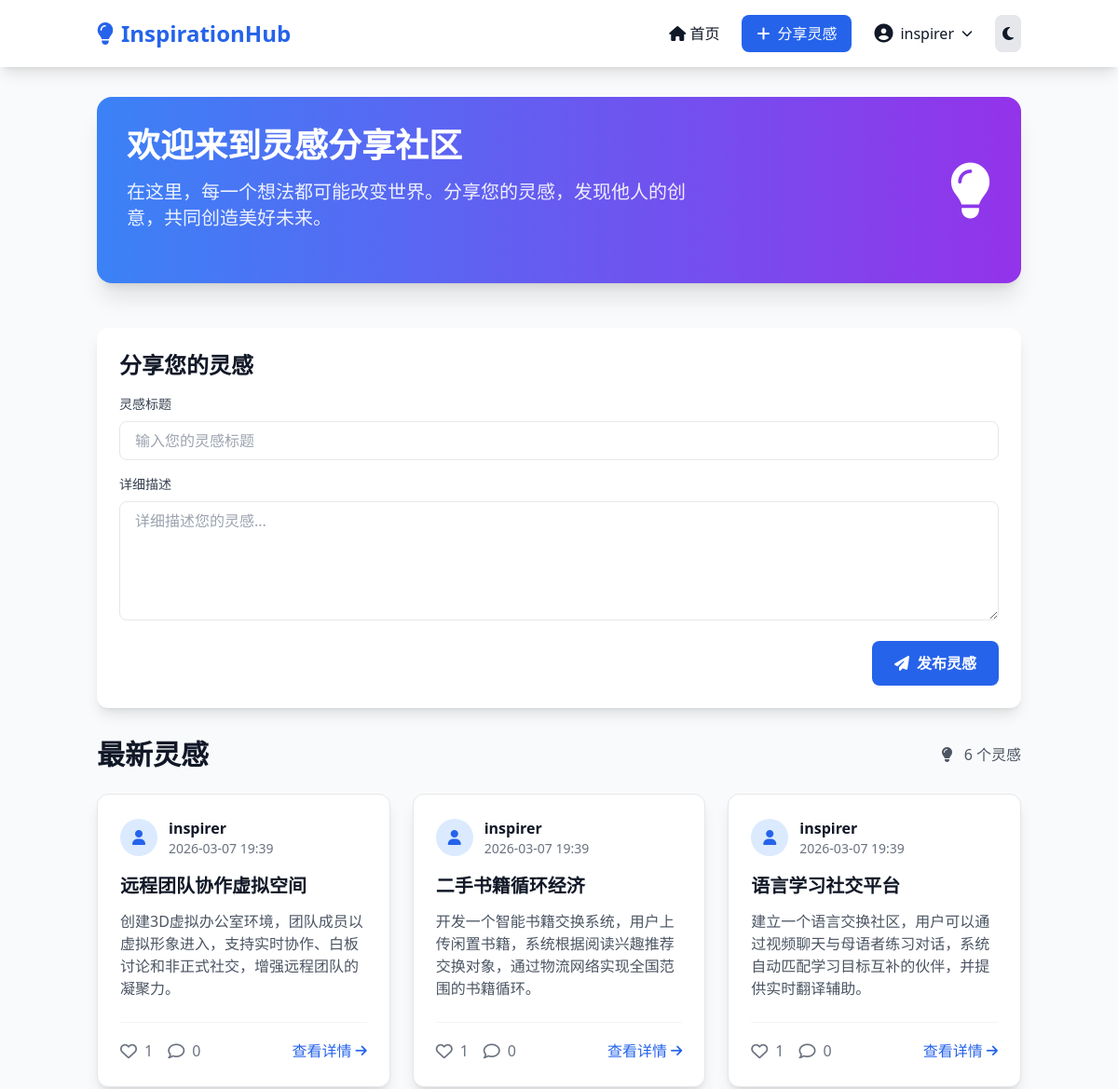
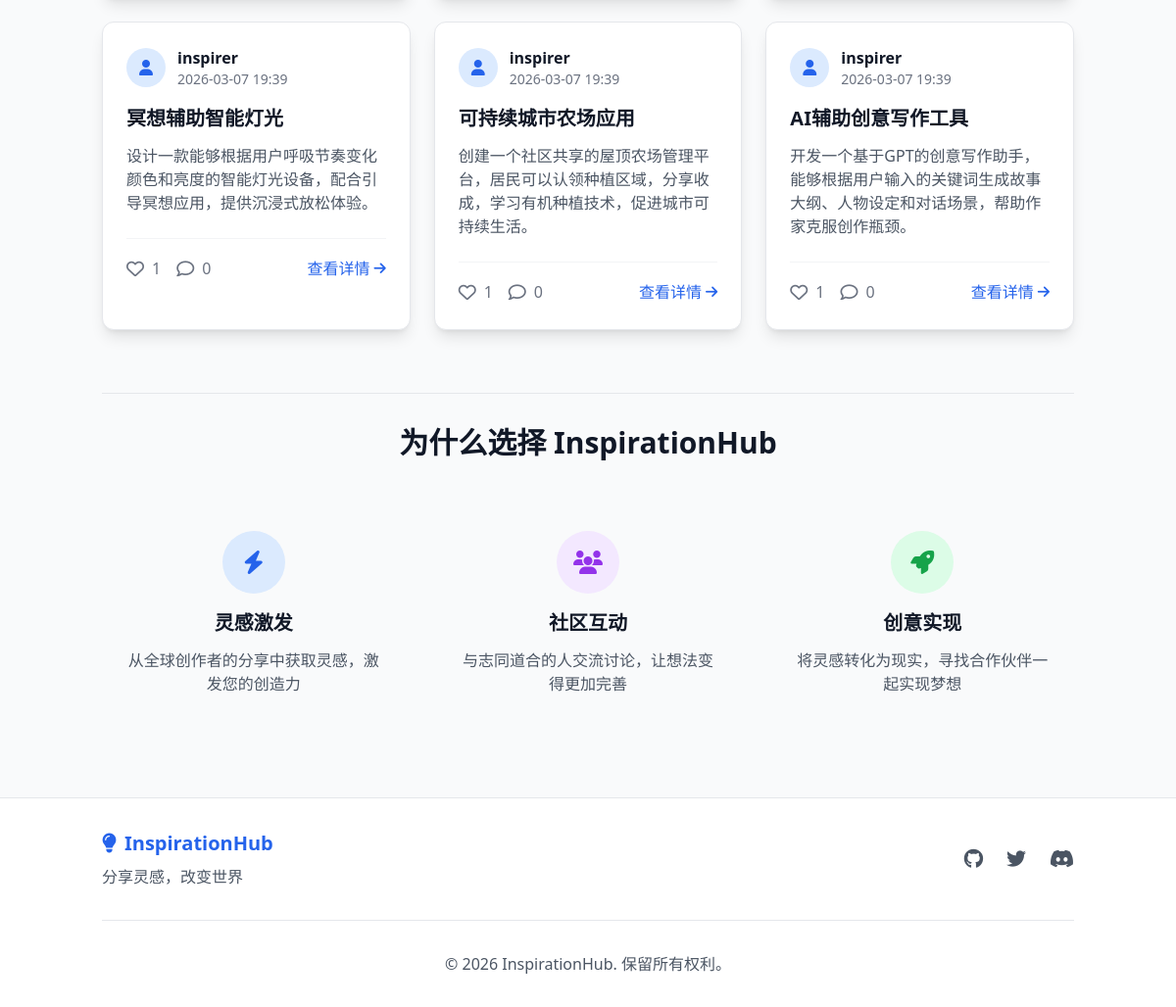
Screenshot of / (signed in) with the database file from the repository (2 pictures, top to bottom).
### ideas/models.py (models this page shows, shortened)
class Idea(models.Model):
    title = models.CharField(max_length=200, verbose_name='标题')
    description = models.TextField(verbose_name='详细描述')
    user = models.ForeignKey(User, on_delete=models.CASCADE, related_name='ideas', verbose_name='作者')
    likes = models.ManyToManyField(User, related_name='liked_ideas', blank=True, verbose_name='点赞用户')
    created_at = models.DateTimeField(default=timezone.now, verbose_name='创建时间')
    updated_at = models.DateTimeField(auto_now=True, verbose_name='更新时间')
    def total_likes(self):
        return self.likes.count()
    class Meta:
        ordering = ['-created_at']
        verbose_name = '灵感'
        verbose_name_plural = '灵感'

### ideas/views.py (the view)
# urls.py: path('', views.home, name='home'),
def home(request):
    ideas = Idea.objects.all()
    form = IdeaForm() if request.user.is_authenticated else None
    if not ideas.exists():
        create_sample_ideas()
        ideas = Idea.objects.all()
    context = {
        'ideas': ideas,
        'form': form,
        'show_animation': not request.session.get('animation_shown', False)
    }
    if context['show_animation']:
        request.session['animation_shown'] = True
    return render(request, 'ideas/home.html', context)

### ideas/forms.py
class IdeaForm(forms.ModelForm):
    class Meta:
        model = Idea
        fields = ['title', 'description']
        widgets = {
            'title': forms.TextInput(attrs={
                'class': 'w-full px-4 py-2 border rounded-lg focus:ring-2 focus:ring-blue-500 focus:border-transparent',
                'placeholder': '输入您的灵感标题',
                'maxlength': '200'
            }),
            'description': forms.Textarea(attrs={
                'class': 'w-full px-4 py-2 border rounded-lg focus:ring-2 focus:ring-blue-500 focus:border-transparent h-32',
                'placeholder': '详细描述您的灵感...',
                'rows': 5
            }),
        }
        labels = {
            'title': '标题',
            'description': '描述',
        }

### templates/ideas/home.html (shortened to what this page needs)
{% extends 'base.html' %}
{% load static %}
{% block content %}
<div class="max-w-7xl mx-auto">
    <div class="bg-gradient-to-r from-blue-500 to-purple-600 rounded-2xl p-8 mb-12 text-white shadow-xl">
        <div class="flex flex-col md:flex-row items-center justify-between">
            <div class="mb-6 md:mb-0 md:w-2/3">
                <h1 class="text-4xl font-bold mb-4">欢迎来到灵感分享社区</h1>
                <p class="text-xl mb-6 opacity-90">在这里，每一个想法都可能改变世界。分享您的灵感，发现他人的创意，共同创造美好未来。</p>
            </div>
            <div class="text-6xl">
                <i class="fas fa-lightbulb animate-pulse"></i>
            </div>
        </div>
    </div>
    {% if user.is_authenticated %}
    <div class="bg-white dark:bg-gray-800 rounded-xl shadow-lg p-6 mb-8">
        <h2 class="text-2xl font-bold mb-4">分享您的灵感</h2>
        <form method="POST" action="{% url 'create-idea' %}" id="idea-form">
            <div class="space-y-4">
                <div>
                    <label for="{{ form.title.id_for_label }}" class="block text-sm font-medium text-gray-700 dark:text-gray-300 mb-2">灵感标题</label>
                    {{ form.title }}
                </div>
                <div>
                    <label for="{{ form.description.id_for_label }}" class="block text-sm font-medium text-gray-700 dark:text-gray-300 mb-2">详细描述</label>
                    {{ form.description }}
                </div>
                <div class="flex justify-end">
                    <button type="submit" class="bg-blue-600 hover:bg-blue-700 text-white px-6 py-3 rounded-lg font-semibold transition-colors flex items-center space-x-2">
                        <i class="fas fa-paper-plane"></i>
                        <span>发布灵感</span>
                    </button>
                </div>
            </div>
        </form>
    </div>
    {% endif %}
    <div id="ideas-grid">
        <div class="flex justify-between items-center mb-6">
            <h2 class="text-3xl font-bold">最新灵感</h2>
            <div class="text-gray-600 dark:text-gray-400">
                <i class="fas fa-lightbulb mr-2"></i>
                <span>{{ ideas.count }} 个灵感</span>
            </div>
        </div>
        {% if ideas %}
        <div class="grid grid-cols-1 md:grid-cols-2 lg:grid-cols-3 gap-6">
            {% for idea in ideas %}
            <div class="idea-card bg-white dark:bg-gray-800 rounded-xl shadow-lg overflow-hidden hover:shadow-2xl transition-all duration-300 border border-gray-200 dark:border-gray-700">
                <div class="p-6">
                    <div class="flex items-center mb-4">
                        <div class="w-10 h-10 bg-blue-100 dark:bg-blue-900 rounded-full flex items-center justify-center mr-3">
                            <i class="fas fa-user text-blue-600 dark:text-blue-400"></i>
                        </div>
                        <div>
                            <div class="font-semibold">{{ idea.user.username }}</div>
                            <div class="text-sm text-gray-500 dark:text-gray-400">{{ idea.created_at|date:"Y-m-d H:i" }}</div>
                        </div>
                    </div>
                    <a href="{% url 'idea-detail' idea.pk %}">
                        <h3 class="text-xl font-bold mb-3 hover:text-blue-600 dark:hover:text-blue-400 transition-colors line-clamp-2">{{ idea.title }}</h3>
                    </a>
                    <p class="text-gray-600 dark:text-gray-300 mb-6 line-clamp-4">{{ idea.description }}</p>
                    <div class="flex justify-between items-center pt-4 border-t border-gray-100 dark:border-gray-700">
                        <div class="flex items-center space-x-4">
                            <button class="like-btn flex items-center space-x-2 {% if user in idea.likes.all %}text-red-500{% else %}text-gray-500 hover:text-red-500{% endif %} transition-colors"
                                    data-idea-id="{{ idea.pk }}"
                                    {% if not user.is_authenticated %}onclick="alert('请先登录以点赞')"{% endif %}>
                                <i class="{% if user in idea.likes.all %}fas fa-heart{% else %}far fa-heart{% endif %} text-lg"></i>
                                <span class="like-count font-medium">{{ idea.total_likes }}</span>
                            </button>
                            <a href="{% url 'idea-detail' idea.pk %}#comments" class="flex items-center space-x-2 text-gray-500 hover:text-blue-500 transition-colors">
                                <i class="far fa-comment text-lg"></i>
                                <span class="font-medium">{{ idea.comments.count }}</span>
                            </a>
                        </div>
                        <a href="{% url 'idea-detail' idea.pk %}" class="text-blue-600 dark:text-blue-400 hover:text-blue-700 dark:hover:text-blue-300 font-medium flex items-center space-x-1 transition-colors">
                            <span>查看详情</span>
                            <i class="fas fa-arrow-right text-sm"></i>
                        </a>
                    </div>
                </div>
            </div>
            {% endfor %}
        </div>
        {% endif %}
    </div>
    <div class="mt-16 pt-8 border-t border-gray-200 dark:border-gray-700">
        <h2 class="text-3xl font-bold text-center mb-12">为什么选择 InspirationHub</h2>
        <div class="grid grid-cols-1 md:grid-cols-3 gap-8">
            <div class="text-center p-6">
                <div class="bg-blue-100 dark:bg-blue-900 w-16 h-16 rounded-full flex items-center justify-center mx-auto mb-4">
                    <i class="fas fa-bolt text-2xl text-blue-600 dark:text-blue-400"></i>
                </div>
                <h3 class="text-xl font-semibold mb-3">灵感激发</h3>
                <p class="text-gray-600 dark:text-gray-400">从全球创作者的分享中获取灵感，激发您的创造力</p>
            </div>
            <div class="text-center p-6">
                <div class="bg-purple-100 dark:bg-purple-900 w-16 h-16 rounded-full flex items-center justify-center mx-auto mb-4">
                    <i class="fas fa-users text-2xl text-purple-600 dark:text-purple-400"></i>
                </div>
                <h3 class="text-xl font-semibold mb-3">社区互动</h3>
                <p class="text-gray-600 dark:text-gray-400">与志同道合的人交流讨论，让想法变得更加完善</p>
            </div>
            <div class="text-center p-6">
                <div class="bg-green-100 dark:bg-green-900 w-16 h-16 rounded-full flex items-center justify-center mx-auto mb-4">
                    <i class="fas fa-rocket text-2xl text-green-600 dark:text-green-400"></i>
                </div>
                <h3 class="text-xl font-semibold mb-3">创意实现</h3>
                <p class="text-gray-600 dark:text-gray-400">将灵感转化为现实，寻找合作伙伴一起实现梦想</p>
            </div>
        </div>
    </div>
</div>
{% endblock %}

### templates/base.html (shortened to what this page needs)
<!DOCTYPE html>
<html lang="zh-CN" class="dark">
<head>
    <script src="https://cdn.tailwindcss.com"></script>
    <link rel="stylesheet" href="https://cdnjs.cloudflare.com/ajax/libs/font-awesome/6.4.0/css/all.min.css">
</head>
<body class="bg-gray-50 dark:bg-gray-900 text-gray-900 dark:text-gray-100 min-h-screen transition-colors duration-200">
    <nav class="bg-white dark:bg-gray-800 shadow-lg sticky top-0 z-50">
        <div class="container mx-auto px-4 py-4">
            <div class="flex justify-between items-center">
                <a href="{% url 'home' %}" class="flex items-center space-x-2 text-2xl font-bold text-blue-600 dark:text-blue-400">
                    <i class="fas fa-lightbulb"></i>
                    <span>InspirationHub</span>
                </a>
                <div class="flex items-center space-x-6">
                    <a href="{% url 'home' %}" class="hover:text-blue-600 dark:hover:text-blue-400 transition-colors">
                        <i class="fas fa-home"></i> 首页
                    </a>
                    {% if user.is_authenticated %}
                        <a href="{% url 'create-idea' %}" class="bg-blue-600 hover:bg-blue-700 text-white px-4 py-2 rounded-lg transition-colors flex items-center space-x-2">
                            <i class="fas fa-plus"></i>
                            <span>分享灵感</span>
                        </a>
                        <div class="relative group">
                            <button class="flex items-center space-x-2 hover:text-blue-600 dark:hover:text-blue-400">
                                <i class="fas fa-user-circle text-xl"></i>
                                <span>{{ user.username }}</span>
                                <i class="fas fa-chevron-down text-xs"></i>
                            </button>
                        </div>
                    {% endif %}
                    <button id="theme-toggle" class="p-2 rounded-lg bg-gray-200 dark:bg-gray-700 hover:bg-gray-300 dark:hover:bg-gray-600 transition-colors">
                        <i class="fas fa-moon dark:hidden"></i>
                    </button>
                </div>
            </div>
        </div>
    </nav>
    <main class="container mx-auto px-4 py-8">
        {% block content %}{% endblock %}
    </main>
    <footer class="bg-white dark:bg-gray-800 border-t border-gray-200 dark:border-gray-700 mt-12 py-8">
        <div class="container mx-auto px-4">
            <div class="flex flex-col md:flex-row justify-between items-center">
                <div class="mb-4 md:mb-0">
                    <div class="flex items-center space-x-2 text-xl font-bold text-blue-600 dark:text-blue-400">
                        <i class="fas fa-lightbulb"></i>
                        <span>InspirationHub</span>
                    </div>
                    <p class="text-gray-600 dark:text-gray-400 mt-2">分享灵感，改变世界</p>
                </div>
                <div class="flex space-x-6">
                    <a href="#" class="text-gray-600 dark:text-gray-400 hover:text-blue-600 dark:hover:text-blue-400">
                        <i class="fab fa-github text-xl"></i>
                    </a>
                    <a href="#" class="text-gray-600 dark:text-gray-400 hover:text-blue-600 dark:hover:text-blue-400">
                        <i class="fab fa-twitter text-xl"></i>
                    </a>
                    <a href="#" class="text-gray-600 dark:text-gray-400 hover:text-blue-600 dark:hover:text-blue-400">
                        <i class="fab fa-discord text-xl"></i>
                    </a>
                </div>
            </div>
            <div class="border-t border-gray-200 dark:border-gray-700 mt-8 pt-8 text-center text-gray-600 dark:text-gray-400">
                <p>&copy; 2026 InspirationHub. 保留所有权利。</p>
            </div>
        </div>
    </footer>
</body>
</html>

### templates/base.html (style rules this page uses)
.idea-card { transition: all 0.3s ease; }

### templates/ideas/home.html (style rules this page uses)
.line-clamp-2 { display: -webkit-box; -webkit-line-clamp: 2; -webkit-box-orient: vertical; overflow: hidden; }
.line-clamp-4 { display: -webkit-box; -webkit-line-clamp: 4; -webkit-box-orient: vertical; overflow: hidden; }

### rows the page displays
Idea: user.username "inspirer", created_at "2026-03-07 19:39", title "远程团队协作虚拟空间", description "创建3D虚拟办公室环境，团队成员以虚拟形象进入，支持实时协作、白板讨论和非正式社交，增强远程团队的凝聚力。", total_likes "1", comments.count "0"
Idea: user.username "inspirer", created_at "2026-03-07 19:39", title "二手书籍循环经济", description "开发一个智能书籍交换系统，用户上传闲置书籍，系统根据阅读兴趣推荐交换对象，通过物流网络实现全国范围的书籍循环。", total_likes "1", comments.count "0"
Idea: user.username "inspirer", created_at "2026-03-07 19:39", title "语言学习社交平台", description "建立一个语言交换社区，用户可以通过视频聊天与母语者练习对话，系统自动匹配学习目标互补的伙伴，并提供实时翻译辅助。", total_likes "1", comments.count "0"
Idea: user.username "inspirer", created_at "2026-03-07 19:39", title "冥想辅助智能灯光", description "设计一款能够根据用户呼吸节奏变化颜色和亮度的智能灯光设备，配合引导冥想应用，提供沉浸式放松体验。", total_likes "1", comments.count "0"
Idea: user.username "inspirer", created_at "2026-03-07 19:39", title "可持续城市农场应用", description "创建一个社区共享的屋顶农场管理平台，居民可以认领种植区域，分享收成，学习有机种植技术，促进城市可持续生活。", total_likes "1", comments.count "0"
Idea: user.username "inspirer", created_at "2026-03-07 19:39", title "AI辅助创意写作工具", description "开发一个基于GPT的创意写作助手，能够根据用户输入的关键词生成故事大纲、人物设定和对话场景，帮助作家克服创作瓶颈。", total_likes "1", comments.count "0"

### other values shown
{{ user.username }} "inspirer"
{{ ideas.count }} "6"
